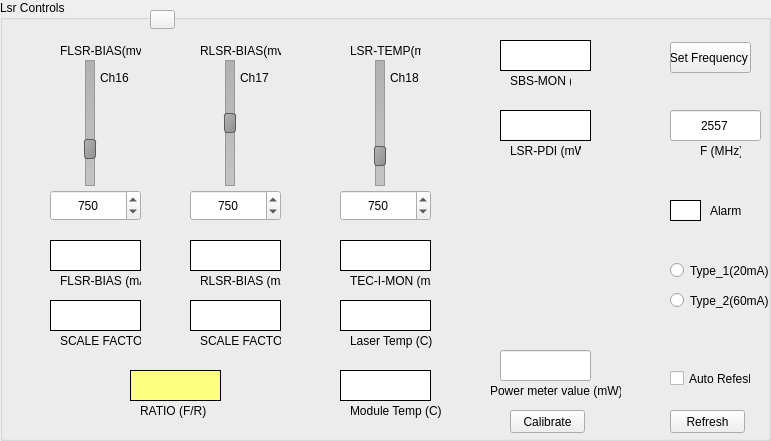
  <widget class="QGroupBox" name="lsrControlsWi">
   <property name="enabled">
    <bool>true</bool>
   </property>
   <property name="geometry">
    <rect>
     <x>10</x>
     <y>420</y>
     <width>771</width>
     <height>441</height>
    </rect>
   </property>
   <property name="title">
    <string>Lsr Controls</string>
   </property>
   <widget class="QLabel" name="label_31">
    <property name="geometry">
     <rect>
      <x>200</x>
      <y>40</y>
      <width>81</width>
      <height>21</height>
     </rect>
    </property>
    <property name="text">
     <string>RLSR-BIAS(mv)</string>
    </property>
   </widget>
   <widget class="QLabel" name="label_32">
    <property name="geometry">
     <rect>
      <x>350</x>
      <y>40</y>
      <width>71</width>
      <height>21</height>
     </rect>
    </property>
    <property name="text">
     <string>LSR-TEMP(mv)</string>
    </property>
   </widget>
   <widget class="QLabel" name="label_16">
    <property name="geometry">
     <rect>
      <x>60</x>
      <y>270</y>
      <width>81</width>
      <height>21</height>
     </rect>
    </property>
    <property name="styleSheet">
     <string notr="true">font: 8pt &quot;MS Shell Dlg 2&quot;;</string>
    </property>
    <property name="frameShape">
     <enum>QFrame::NoFrame</enum>
    </property>
    <property name="text">
     <string>FLSR-BIAS (mA)</string>
    </property>
   </widget>
   <widget class="QLabel" name="label_18">
    <property name="geometry">
     <rect>
      <x>510</x>
      <y>140</y>
      <width>71</width>
      <height>21</height>
     </rect>
    </property>
    <property name="styleSheet">
     <string notr="true">font: 8pt &quot;MS Shell Dlg 2&quot;;</string>
    </property>
    <property name="frameShape">
     <enum>QFrame::NoFrame</enum>
    </property>
    <property name="text">
     <string>LSR-PDI (mW)</string>
    </property>
   </widget>
   <widget class="QLabel" name="label_17">
    <property name="geometry">
     <rect>
      <x>510</x>
      <y>70</y>
      <width>61</width>
      <height>21</height>
     </rect>
    </property>
    <property name="styleSheet">
     <string notr="true">font: 8pt &quot;MS Shell Dlg 2&quot;;</string>
    </property>
    <property name="frameShape">
     <enum>QFrame::NoFrame</enum>
    </property>
    <property name="text">
     <string>SBS-MON (v)</string>
    </property>
   </widget>
   <widget class="QLabel" name="label_12">
    <property name="geometry">
     <rect>
      <x>350</x>
      <y>270</y>
      <width>81</width>
      <height>21</height>
     </rect>
    </property>
    <property name="styleSheet">
     <string notr="true">font: 8pt &quot;MS Shell Dlg 2&quot;;</string>
    </property>
    <property name="frameShape">
     <enum>QFrame::NoFrame</enum>
    </property>
    <property name="text">
     <string>TEC-I-MON (mA)</string>
    </property>
   </widget>
   <widget class="QLabel" name="label_19">
    <property name="geometry">
     <rect>
      <x>200</x>
      <y>270</y>
      <width>81</width>
      <height>21</height>
     </rect>
    </property>
    <property name="styleSheet">
     <string notr="true">font: 8pt &quot;MS Shell Dlg 2&quot;;</string>
    </property>
    <property name="frameShape">
     <enum>QFrame::NoFrame</enum>
    </property>
    <property name="text">
     <string>RLSR-BIAS (mA)</string>
    </property>
   </widget>
   <widget class="QLabel" name="label_14">
    <property name="geometry">
     <rect>
      <x>350</x>
      <y>330</y>
      <width>101</width>
      <height>21</height>
     </rect>
    </property>
    <property name="styleSheet">
     <string notr="true">font: 8pt &quot;MS Shell Dlg 2&quot;;</string>
    </property>
    <property name="frameShape">
     <enum>QFrame::NoFrame</enum>
    </property>
    <property name="text">
     <string>Laser Temp (C)</string>
    </property>
   </widget>
   <widget class="QSpinBox" name="FlsrBiasSpi">
    <property name="geometry">
     <rect>
      <x>50</x>
      <y>190</y>
      <width>91</width>
      <height>31</height>
     </rect>
    </property>
    <property name="styleSheet">
     <string notr="true">font: 12pt &quot;MS Shell Dlg 2&quot;;</string>
    </property>
    <property name="alignment">
     <set>Qt::AlignCenter</set>
    </property>
    <property name="maximum">
     <number>3000</number>
    </property>
    <property name="value">
     <number>750</number>
    </property>
   </widget>
   <widget class="QLabel" name="label_20">
    <property name="geometry">
     <rect>
      <x>60</x>
      <y>40</y>
      <width>81</width>
      <height>21</height>
     </rect>
    </property>
    <property name="text">
     <string>FLSR-BIAS(mv)</string>
    </property>
   </widget>
   <widget class="QLineEdit" name="freqEdit">
    <property name="geometry">
     <rect>
      <x>670</x>
      <y>110</y>
      <width>91</width>
      <height>31</height>
     </rect>
    </property>
    <property name="styleSheet">
     <string notr="true">font: 14pt &quot;MS Shell Dlg 2&quot;;</string>
    </property>
    <property name="text">
     <string>2557</string>
    </property>
    <property name="alignment">
     <set>Qt::AlignCenter</set>
    </property>
   </widget>
   <widget class="QSlider" name="FlsrBiasSli">
    <property name="geometry">
     <rect>
      <x>70</x>
      <y>60</y>
      <width>40</width>
      <height>126</height>
     </rect>
    </property>
    <property name="styleSheet">
     <string notr="true">QSlider::groove:vertical {
     border: 1px solid #999999;
     width: 8px; /* the groove expands to the size of the slider by default. by giving it a height, it has a fixed size */
     background: qlineargradient(x1:0, y1:0, x2:0, y2:1, stop:0 #B1B1B1, stop:1 #c4c4c4);
     margin: 0 2px;
 }

 QSlider::handle:vertical {
     background: qlineargradient(x1:0, y1:0, x2:1, y2:1, stop:0 #b4b4b4, stop:1 #8f8f8f);
     border: 1px solid #5c5c5c;
     height: 18px;
     margin: 0 -2px; /* handle is placed by default on the contents rect of the groove. Expand outside the groove */
     border-radius: 3px;
 }</string>
    </property>
    <property name="maximum">
     <number>3000</number>
    </property>
    <property name="singleStep">
     <number>10</number>
    </property>
    <property name="pageStep">
     <number>100</number>
    </property>
    <property name="value">
     <number>750</number>
    </property>
    <property name="orientation">
     <enum>Qt::Vertical</enum>
    </property>
   </widget>
   <widget class="QPushButton" name="freqBSet">
    <property name="geometry">
     <rect>
      <x>670</x>
      <y>42</y>
      <width>81</width>
      <height>31</height>
     </rect>
    </property>
    <property name="text">
     <string>Set Frequency </string>
    </property>
   </widget>
   <widget class="QSlider" name="LsrTempSli">
    <property name="geometry">
     <rect>
      <x>360</x>
      <y>60</y>
      <width>40</width>
      <height>126</height>
     </rect>
    </property>
    <property name="styleSheet">
     <string notr="true"> QSlider::groove:vertical {
     border: 1px solid #999999;
     width: 8px; /* the groove expands to the size of the slider by default. by giving it a height, it has a fixed size */
     background: qlineargradient(x1:0, y1:0, x2:0, y2:1, stop:0 #B1B1B1, stop:1 #c4c4c4);
     margin: 0 2px;
 }

 QSlider::handle:vertical {
     background: qlineargradient(x1:0, y1:0, x2:1, y2:1, stop:0 #b4b4b4, stop:1 #8f8f8f);
     border: 1px solid #5c5c5c;
     height: 18px;
     margin: 0 -2px; /* handle is placed by default on the contents rect of the groove. Expand outside the groove */
     border-radius: 3px;
 }</string>
    </property>
    <property name="maximum">
     <number>4092</number>
    </property>
    <property name="singleStep">
     <number>10</number>
    </property>
    <property name="pageStep">
     <number>100</number>
    </property>
    <property name="value">
     <number>750</number>
    </property>
    <property name="orientation">
     <enum>Qt::Vertical</enum>
    </property>
   </widget>
   <widget class="QSpinBox" name="LsrTempSpi">
    <property name="geometry">
     <rect>
      <x>340</x>
      <y>190</y>
      <width>91</width>
      <height>31</height>
     </rect>
    </property>
    <property name="styleSheet">
     <string notr="true">font: 12pt &quot;MS Shell Dlg 2&quot;;</string>
    </property>
    <property name="alignment">
     <set>Qt::AlignCenter</set>
    </property>
    <property name="maximum">
     <number>4092</number>
    </property>
    <property name="value">
     <number>750</number>
    </property>
   </widget>
   <widget class="QSlider" name="RlsrBiasSli">
    <property name="geometry">
     <rect>
      <x>210</x>
      <y>60</y>
      <width>40</width>
      <height>126</height>
     </rect>
    </property>
    <property name="styleSheet">
     <string notr="true">  QSlider::groove:vertical {
     border: 1px solid #999999;
     width: 8px; /* the groove expands to the size of the slider by default. by giving it a height, it has a fixed size */
     background: qlineargradient(x1:0, y1:0, x2:0, y2:1, stop:0 #B1B1B1, stop:1 #c4c4c4);
     margin: 0 2px;
 }

 QSlider::handle:vertical {
     background: qlineargradient(x1:0, y1:0, x2:1, y2:1, stop:0 #b4b4b4, stop:1 #8f8f8f);
     border: 1px solid #5c5c5c;
     height: 18px;
     margin: 0 -2px; /* handle is placed by default on the contents rect of the groove. Expand outside the groove */
     border-radius: 3px;
 }</string>
    </property>
    <property name="maximum">
     <number>1500</number>
    </property>
    <property name="singleStep">
     <number>10</number>
    </property>
    <property name="pageStep">
     <number>100</number>
    </property>
    <property name="value">
     <number>750</number>
    </property>
    <property name="orientation">
     <enum>Qt::Vertical</enum>
    </property>
   </widget>
   <widget class="QSpinBox" name="RlsrBiasSpi">
    <property name="geometry">
     <rect>
      <x>190</x>
      <y>190</y>
      <width>91</width>
      <height>31</height>
     </rect>
    </property>
    <property name="styleSheet">
     <string notr="true">font: 12pt &quot;MS Shell Dlg 2&quot;;</string>
    </property>
    <property name="alignment">
     <set>Qt::AlignCenter</set>
    </property>
    <property name="maximum">
     <number>1500</number>
    </property>
    <property name="value">
     <number>750</number>
    </property>
   </widget>
   <widget class="QLabel" name="label_11">
    <property name="geometry">
     <rect>
      <x>350</x>
      <y>400</y>
      <width>91</width>
      <height>21</height>
     </rect>
    </property>
    <property name="styleSheet">
     <string notr="true">font: 8pt &quot;MS Shell Dlg 2&quot;;</string>
    </property>
    <property name="frameShape">
     <enum>QFrame::NoFrame</enum>
    </property>
    <property name="text">
     <string>Module Temp (C)</string>
    </property>
   </widget>
   <widget class="QLabel" name="label_33">
    <property name="geometry">
     <rect>
      <x>140</x>
      <y>400</y>
      <width>71</width>
      <height>21</height>
     </rect>
    </property>
    <property name="styleSheet">
     <string notr="true">font: 8pt &quot;MS Shell Dlg 2&quot;;</string>
    </property>
    <property name="frameShape">
     <enum>QFrame::NoFrame</enum>
    </property>
    <property name="text">
     <string>RATIO (F/R)</string>
    </property>
   </widget>
   <widget class="QLineEdit" name="e10_2">
    <property name="geometry">
     <rect>
      <x>180</x>
      <y>470</y>
      <width>101</width>
      <height>31</height>
     </rect>
    </property>
    <property name="styleSheet">
     <string notr="true">font: 14pt &quot;MS Shell Dlg 2&quot;;
background-color: rgb(255, 255, 0);</string>
    </property>
    <property name="alignment">
     <set>Qt::AlignCenter</set>
    </property>
   </widget>
   <widget class="QLabel" name="label_21">
    <property name="geometry">
     <rect>
      <x>60</x>
      <y>330</y>
      <width>81</width>
      <height>21</height>
     </rect>
    </property>
    <property name="styleSheet">
     <string notr="true">font: 8pt &quot;MS Shell Dlg 2&quot;;</string>
    </property>
    <property name="frameShape">
     <enum>QFrame::NoFrame</enum>
    </property>
    <property name="text">
     <string>SCALE FACTOR</string>
    </property>
   </widget>
   <widget class="QLabel" name="label_37">
    <property name="geometry">
     <rect>
      <x>200</x>
      <y>330</y>
      <width>81</width>
      <height>21</height>
     </rect>
    </property>
    <property name="styleSheet">
     <string notr="true">font: 8pt &quot;MS Shell Dlg 2&quot;;</string>
    </property>
    <property name="frameShape">
     <enum>QFrame::NoFrame</enum>
    </property>
    <property name="text">
     <string>SCALE FACTOR</string>
    </property>
   </widget>
   <widget class="QLabel" name="label_38">
    <property name="geometry">
     <rect>
      <x>700</x>
      <y>140</y>
      <width>41</width>
      <height>21</height>
     </rect>
    </property>
    <property name="styleSheet">
     <string notr="true">font: 8pt &quot;MS Shell Dlg 2&quot;;</string>
    </property>
    <property name="frameShape">
     <enum>QFrame::NoFrame</enum>
    </property>
    <property name="text">
     <string>F (MHz)</string>
    </property>
   </widget>
   <widget class="QLabel" name="label_76">
    <property name="geometry">
     <rect>
      <x>240</x>
      <y>70</y>
      <width>31</width>
      <height>16</height>
     </rect>
    </property>
    <property name="text">
     <string>Ch17</string>
    </property>
   </widget>
   <widget class="QLabel" name="label_77">
    <property name="geometry">
     <rect>
      <x>100</x>
      <y>70</y>
      <width>31</width>
      <height>16</height>
     </rect>
    </property>
    <property name="text">
     <string>Ch16</string>
    </property>
   </widget>
   <widget class="QLabel" name="label_78">
    <property name="geometry">
     <rect>
      <x>390</x>
      <y>70</y>
      <width>31</width>
      <height>16</height>
     </rect>
    </property>
    <property name="text">
     <string>Ch18</string>
    </property>
   </widget>
   <widget class="QCheckBox" name="laserContinueBo">
    <property name="geometry">
     <rect>
      <x>670</x>
      <y>370</y>
      <width>81</width>
      <height>17</height>
     </rect>
    </property>
    <property name="text">
     <string>Auto Refesh</string>
    </property>
   </widget>
   <widget class="QPushButton" name="laserRefreshBu">
    <property name="geometry">
     <rect>
      <x>670</x>
      <y>410</y>
      <width>75</width>
      <height>23</height>
     </rect>
    </property>
    <property name="text">
     <string>Refresh</string>
    </property>
   </widget>
   <widget class="QLabel" name="e7">
    <property name="geometry">
     <rect>
      <x>50</x>
      <y>240</y>
      <width>91</width>
      <height>31</height>
     </rect>
    </property>
    <property name="styleSheet">
     <string notr="true">background-color: rgb(255, 255, 255);
border-color: rgb(0, 0, 0);font: 14pt &quot;MS Shell Dlg 2&quot;;</string>
    </property>
    <property name="frameShape">
     <enum>QFrame::Box</enum>
    </property>
    <property name="frameShadow">
     <enum>QFrame::Plain</enum>
    </property>
    <property name="text">
     <string/>
    </property>
    <property name="alignment">
     <set>Qt::AlignCenter</set>
    </property>
   </widget>
   <widget class="QLabel" name="e2">
    <property name="geometry">
     <rect>
      <x>340</x>
      <y>240</y>
      <width>91</width>
      <height>31</height>
     </rect>
    </property>
    <property name="styleSheet">
     <string notr="true">background-color: rgb(255, 255, 255);
border-color: rgb(0, 0, 0);font: 14pt &quot;MS Shell Dlg 2&quot;;</string>
    </property>
    <property name="frameShape">
     <enum>QFrame::Box</enum>
    </property>
    <property name="frameShadow">
     <enum>QFrame::Plain</enum>
    </property>
    <property name="text">
     <string/>
    </property>
    <property name="alignment">
     <set>Qt::AlignCenter</set>
    </property>
   </widget>
   <widget class="QLabel" name="e8">
    <property name="geometry">
     <rect>
      <x>190</x>
      <y>240</y>
      <width>91</width>
      <height>31</height>
     </rect>
    </property>
    <property name="styleSheet">
     <string notr="true">background-color: rgb(255, 255, 255);
border-color: rgb(0, 0, 0);font: 14pt &quot;MS Shell Dlg 2&quot;;</string>
    </property>
    <property name="frameShape">
     <enum>QFrame::Box</enum>
    </property>
    <property name="frameShadow">
     <enum>QFrame::Plain</enum>
    </property>
    <property name="text">
     <string/>
    </property>
    <property name="alignment">
     <set>Qt::AlignCenter</set>
    </property>
   </widget>
   <widget class="QLabel" name="e5">
    <property name="geometry">
     <rect>
      <x>500</x>
      <y>40</y>
      <width>91</width>
      <height>31</height>
     </rect>
    </property>
    <property name="styleSheet">
     <string notr="true">background-color: rgb(255, 255, 255);
border-color: rgb(0, 0, 0);font: 14pt &quot;MS Shell Dlg 2&quot;;</string>
    </property>
    <property name="frameShape">
     <enum>QFrame::Box</enum>
    </property>
    <property name="frameShadow">
     <enum>QFrame::Plain</enum>
    </property>
    <property name="text">
     <string/>
    </property>
    <property name="alignment">
     <set>Qt::AlignCenter</set>
    </property>
   </widget>
   <widget class="QLabel" name="e3">
    <property name="geometry">
     <rect>
      <x>340</x>
      <y>300</y>
      <width>91</width>
      <height>31</height>
     </rect>
    </property>
    <property name="styleSheet">
     <string notr="true">background-color: rgb(255, 255, 255);
border-color: rgb(0, 0, 0);font: 14pt &quot;MS Shell Dlg 2&quot;;</string>
    </property>
    <property name="frameShape">
     <enum>QFrame::Box</enum>
    </property>
    <property name="frameShadow">
     <enum>QFrame::Plain</enum>
    </property>
    <property name="text">
     <string/>
    </property>
    <property name="alignment">
     <set>Qt::AlignCenter</set>
    </property>
   </widget>
   <widget class="QLabel" name="e1">
    <property name="geometry">
     <rect>
      <x>340</x>
      <y>370</y>
      <width>91</width>
      <height>31</height>
     </rect>
    </property>
    <property name="styleSheet">
     <string notr="true">background-color: rgb(255, 255, 255);
border-color: rgb(0, 0, 0);font: 14pt &quot;MS Shell Dlg 2&quot;;</string>
    </property>
    <property name="frameShape">
     <enum>QFrame::Box</enum>
    </property>
    <property name="frameShadow">
     <enum>QFrame::Plain</enum>
    </property>
    <property name="text">
     <string/>
    </property>
    <property name="alignment">
     <set>Qt::AlignCenter</set>
    </property>
   </widget>
   <widget class="QLabel" name="flasrScale">
    <property name="geometry">
     <rect>
      <x>50</x>
      <y>300</y>
      <width>91</width>
      <height>31</height>
     </rect>
    </property>
    <property name="styleSheet">
     <string notr="true">background-color: rgb(255, 255, 255);
border-color: rgb(0, 0, 0);font: 14pt &quot;MS Shell Dlg 2&quot;;</string>
    </property>
    <property name="frameShape">
     <enum>QFrame::Box</enum>
    </property>
    <property name="frameShadow">
     <enum>QFrame::Plain</enum>
    </property>
    <property name="text">
     <string/>
    </property>
    <property name="alignment">
     <set>Qt::AlignCenter</set>
    </property>
   </widget>
   <widget class="QLabel" name="rlasrScale">
    <property name="geometry">
     <rect>
      <x>190</x>
      <y>300</y>
      <width>91</width>
      <height>31</height>
     </rect>
    </property>
    <property name="styleSheet">
     <string notr="true">background-color: rgb(255, 255, 255);
border-color: rgb(0, 0, 0);font: 14pt &quot;MS Shell Dlg 2&quot;;</string>
    </property>
    <property name="frameShape">
     <enum>QFrame::Box</enum>
    </property>
    <property name="frameShadow">
     <enum>QFrame::Plain</enum>
    </property>
    <property name="text">
     <string/>
    </property>
    <property name="alignment">
     <set>Qt::AlignCenter</set>
    </property>
   </widget>
   <widget class="QLabel" name="e10">
    <property name="geometry">
     <rect>
      <x>130</x>
      <y>370</y>
      <width>91</width>
      <height>31</height>
     </rect>
    </property>
    <property name="styleSheet">
     <string notr="true">background-color: rgb(255, 255, 255);
background-color: rgb(255, 255, 127);
border-color: rgb(0, 0, 0);font: 14pt &quot;MS Shell Dlg 2&quot;;</string>
    </property>
    <property name="frameShape">
     <enum>QFrame::Box</enum>
    </property>
    <property name="frameShadow">
     <enum>QFrame::Plain</enum>
    </property>
    <property name="text">
     <string/>
    </property>
    <property name="alignment">
     <set>Qt::AlignCenter</set>
    </property>
   </widget>
   <widget class="QToolButton" name="lasTrigSli">
    <property name="geometry">
     <rect>
      <x>150</x>
      <y>10</y>
      <width>25</width>
      <height>19</height>
     </rect>
    </property>
    <property name="text">
     <string/>
    </property>
   </widget>
   <widget class="QPushButton" name="laserCalibrateBu">
    <property name="geometry">
     <rect>
      <x>510</x>
      <y>410</y>
      <width>75</width>
      <height>23</height>
     </rect>
    </property>
    <property name="text">
     <string>Calibrate</string>
    </property>
   </widget>
   <widget class="QLabel" name="label_80">
    <property name="geometry">
     <rect>
      <x>490</x>
      <y>380</y>
      <width>131</width>
      <height>21</height>
     </rect>
    </property>
    <property name="styleSheet">
     <string notr="true">font: 8pt &quot;MS Shell Dlg 2&quot;;</string>
    </property>
    <property name="frameShape">
     <enum>QFrame::NoFrame</enum>
    </property>
    <property name="text">
     <string>Power meter value (mW)</string>
    </property>
   </widget>
   <widget class="QLineEdit" name="LSR_PDICalEdit">
    <property name="geometry">
     <rect>
      <x>500</x>
      <y>350</y>
      <width>91</width>
      <height>31</height>
     </rect>
    </property>
    <property name="styleSheet">
     <string notr="true">font: 14pt &quot;MS Shell Dlg 2&quot;;</string>
    </property>
    <property name="text">
     <string/>
    </property>
    <property name="alignment">
     <set>Qt::AlignCenter</set>
    </property>
   </widget>
   <widget class="QLabel" name="LSR_PDIEdit">
    <property name="geometry">
     <rect>
      <x>500</x>
      <y>110</y>
      <width>91</width>
      <height>31</height>
     </rect>
    </property>
    <property name="styleSheet">
     <string notr="true">background-color: rgb(255, 255, 255);
border-color: rgb(0, 0, 0);font: 14pt &quot;MS Shell Dlg 2&quot;;</string>
    </property>
    <property name="frameShape">
     <enum>QFrame::Box</enum>
    </property>
    <property name="frameShadow">
     <enum>QFrame::Plain</enum>
    </property>
    <property name="text">
     <string/>
    </property>
    <property name="alignment">
     <set>Qt::AlignCenter</set>
    </property>
   </widget>
   <widget class="QLabel" name="LSR_Alarm">
    <property name="geometry">
     <rect>
      <x>670</x>
      <y>200</y>
      <width>31</width>
      <height>21</height>
     </rect>
    </property>
    <property name="styleSheet">
     <string notr="true">background-color: rgb(255, 255, 255);
border-color: rgb(0, 0, 0);</string>
    </property>
    <property name="frameShape">
     <enum>QFrame::Box</enum>
    </property>
    <property name="frameShadow">
     <enum>QFrame::Plain</enum>
    </property>
    <property name="text">
     <string/>
    </property>
    <property name="alignment">
     <set>Qt::AlignCenter</set>
    </property>
   </widget>
   <widget class="QLabel" name="label_82">
    <property name="geometry">
     <rect>
      <x>710</x>
      <y>200</y>
      <width>41</width>
      <height>21</height>
     </rect>
    </property>
    <property name="styleSheet">
     <string notr="true">font: 8pt &quot;MS Shell Dlg 2&quot;;</string>
    </property>
    <property name="frameShape">
     <enum>QFrame::NoFrame</enum>
    </property>
    <property name="text">
     <string>Alarm</string>
    </property>
   </widget>
   <widget class="QRadioButton" name="type1Bo">
    <property name="geometry">
     <rect>
      <x>670</x>
      <y>260</y>
      <width>101</width>
      <height>21</height>
     </rect>
    </property>
    <property name="text">
     <string>Type_1(20mA)</string>
    </property>
   </widget>
   <widget class="QRadioButton" name="type2Bo">
    <property name="geometry">
     <rect>
      <x>670</x>
      <y>290</y>
      <width>101</width>
      <height>21</height>
     </rect>
    </property>
    <property name="text">
     <string>Type_2(60mA)</string>
    </property>
   </widget>
  </widget>
